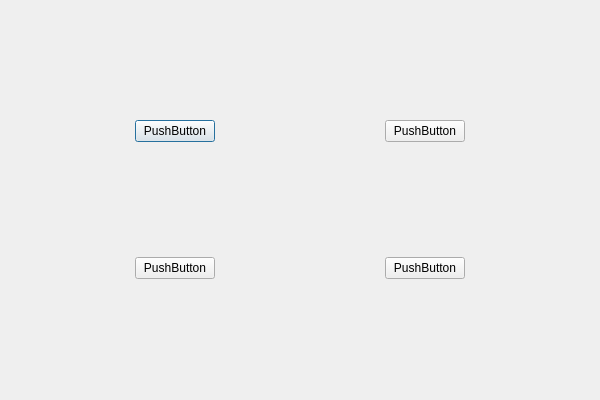
<?xml version="1.0" encoding="UTF-8"?>
<ui version="4.0">
 <class>Dialog</class>
 <widget class="QDialog" name="Dialog">
  <property name="geometry">
   <rect>
    <x>0</x>
    <y>0</y>
    <width>600</width>
    <height>400</height>
   </rect>
  </property>
  <property name="windowTitle">
   <string>Dialog</string>
  </property>
  <layout class="QGridLayout" name="gridLayout">
   <item row="0" column="0">
    <widget class="QPushButton" name="pushButton">
     <property name="sizePolicy">
      <sizepolicy hsizetype="Fixed" vsizetype="Fixed">
       <horstretch>0</horstretch>
       <verstretch>0</verstretch>
      </sizepolicy>
     </property>
     <property name="text">
      <string>PushButton</string>
     </property>
    </widget>
   </item>
   <item row="0" column="1">
    <spacer name="horizontalSpacer">
     <property name="orientation">
      <enum>Qt::Horizontal</enum>
     </property>
     <property name="sizeType">
      <enum>QSizePolicy::Fixed</enum>
     </property>
     <property name="sizeHint" stdset="0">
      <size>
       <width>40</width>
       <height>20</height>
      </size>
     </property>
    </spacer>
   </item>
   <item row="1" column="1">
    <spacer name="horizontalSpacer_2">
     <property name="orientation">
      <enum>Qt::Horizontal</enum>
     </property>
     <property name="sizeType">
      <enum>QSizePolicy::Fixed</enum>
     </property>
     <property name="sizeHint" stdset="0">
      <size>
       <width>40</width>
       <height>20</height>
      </size>
     </property>
    </spacer>
   </item>
   <item row="1" column="0">
    <widget class="QPushButton" name="pushButton_3">
     <property name="sizePolicy">
      <sizepolicy hsizetype="Fixed" vsizetype="Fixed">
       <horstretch>0</horstretch>
       <verstretch>0</verstretch>
      </sizepolicy>
     </property>
     <property name="text">
      <string>PushButton</string>
     </property>
    </widget>
   </item>
   <item row="0" column="2">
    <widget class="QPushButton" name="pushButton_2">
     <property name="sizePolicy">
      <sizepolicy hsizetype="Fixed" vsizetype="Fixed">
       <horstretch>0</horstretch>
       <verstretch>0</verstretch>
      </sizepolicy>
     </property>
     <property name="text">
      <string>PushButton</string>
     </property>
    </widget>
   </item>
   <item row="1" column="2">
    <widget class="QPushButton" name="pushButton_4">
     <property name="sizePolicy">
      <sizepolicy hsizetype="Fixed" vsizetype="Fixed">
       <horstretch>0</horstretch>
       <verstretch>0</verstretch>
      </sizepolicy>
     </property>
     <property name="text">
      <string>PushButton</string>
     </property>
    </widget>
   </item>
  </layout>
 </widget>
 <resources/>
 <connections/>
</ui>
